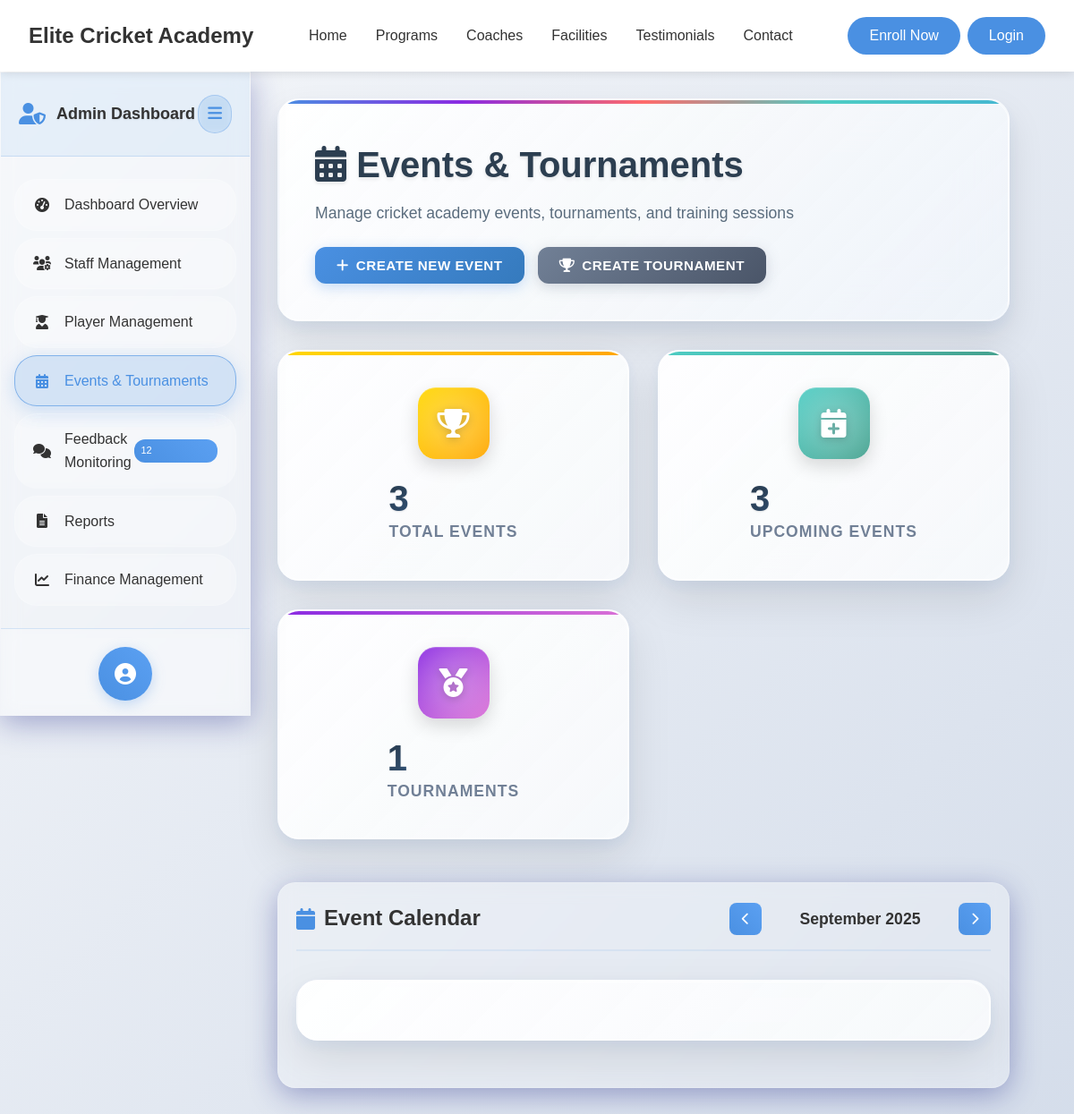
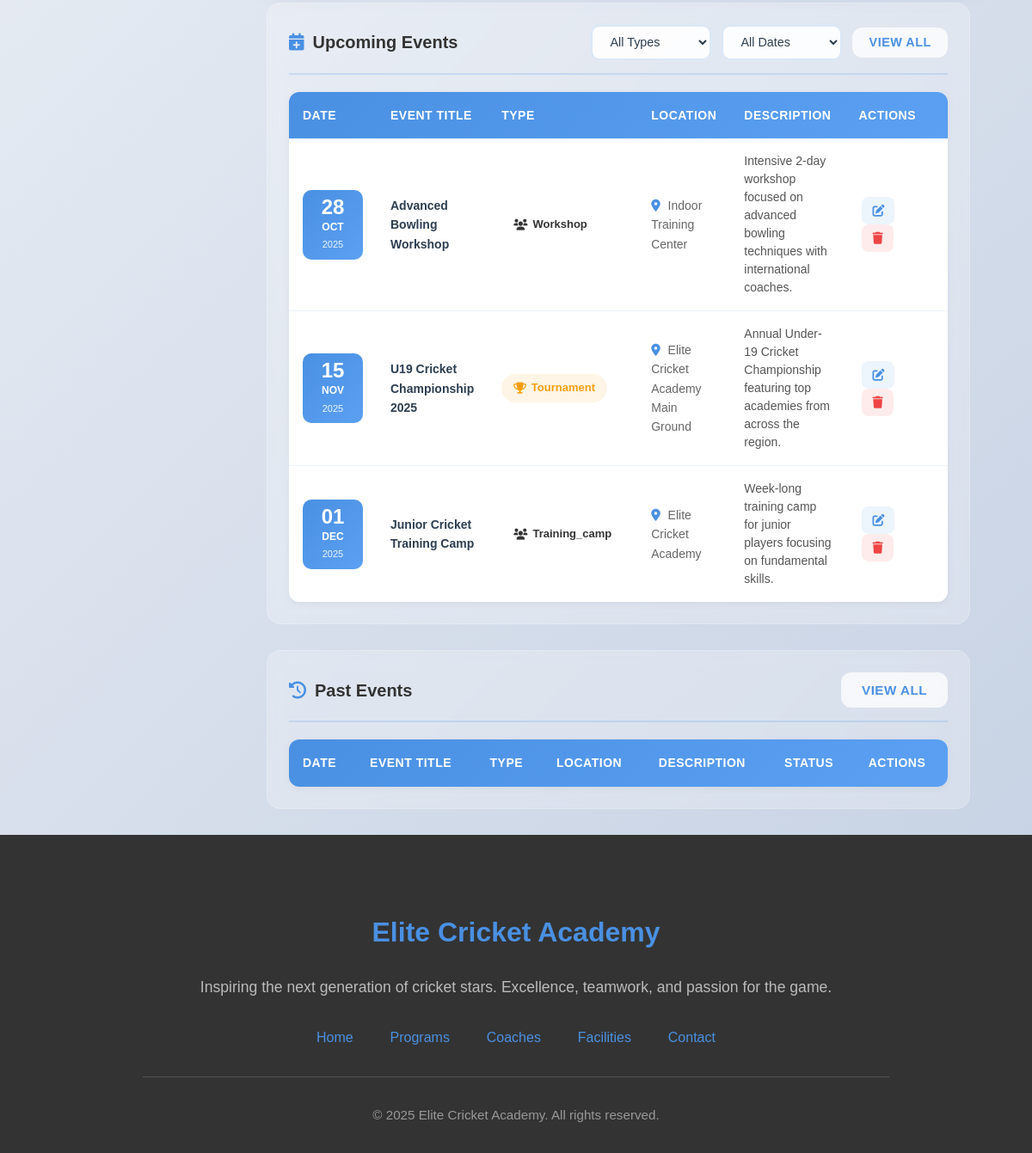
Screenshot of /admin/events (signed in) with the database file from the repository (2 pictures, top to bottom).
### tables this page shows
CREATE TABLE Event (
    EventID INT AUTO_INCREMENT PRIMARY KEY,
    Name VARCHAR(255) NOT NULL,
    
     
    Type ENUM(
        'Training Camp', 
        'Workshop', 
        'Seminar', 
        'Competition', 
        'Tournament', 
        'Match', 
        'Trial', 
        'Meeting', 
        'Other'
    ) DEFAULT NULL,
    
     
    Category ENUM(
        'junior', 
        'senior', 
        'youth', 
        'professional', 
        'recreational', 
        'academy'
    ) DEFAULT NULL,
    
    Description TEXT,
    
     
    StartDate DATETIME NOT NULL,
    EndDate DATETIME NOT NULL,
    
    Location VARCHAR(255),
    
     
    Status ENUM(
        'upcoming', 
        'registration_open', 
        'registration_closed', 
        'ongoing', 
        'completed', 
        'cancelled'
    ) DEFAULT 'upcoming',
    
     
    RegistrationStart DATETIME DEFAULT NULL,
    RegistrationEnd DATETIME DEFAULT NULL,
    
     
    PrimaryContact VARCHAR(255) DEFAULT NULL,
    ContactEmail VARCHAR(255) DEFAULT NULL,
    ContactPhone VARCHAR(20) DEFAULT NULL,
    
     
    MaxParticipants INT DEFAULT NULL,
    RegistrationFee DECIMAL(10,2) DEFAULT 0.00,
    
     
    INDEX idx_start_date (StartDate),
    INDEX idx_status (Status),
    INDEX idx_category (Category),
    INDEX idx_registration_start (RegistrationStart),
    INDEX idx_registration_end (RegistrationEnd),
    INDEX idx_contact_email (ContactEmail)
    
);

### app/views/admin/events.php (the view, shortened to what the rows shown need)
<?php require_once APPROOT . '/views/inc/components/header.php'; ?>
<link rel="stylesheet" href="<?php echo URLROOT; ?>/css/admin/admin-dashboard.css">
<link rel="stylesheet" href="<?php echo URLROOT; ?>/css/admin/create-event-wizard.css">
<link rel="stylesheet" href="<?php echo URLROOT; ?>/css/admin/events.css">
<link rel="stylesheet" href="<?php echo URLROOT; ?>/css/common/tournaments.css">
<link href="https://cdn.jsdelivr.net/npm/fullcalendar@6.1.8/index.global.min.css" rel="stylesheet">
<div class="admin-layout">
    <main class="main-content" id="mainContent">
        <div class="events-header">
            <div class="header-content">
                <div class="header-text">
                    <h1><i class="fas fa-calendar-alt"></i> Events & Tournaments</h1>
                </div>
            </div>
        </div>
        <div class="calendar-section">
            <div class="section-header">
                <h2><i class="fas fa-calendar"></i> Event Calendar</h2>
            </div>
        </div>
        <div class="events-sections">
            <div class="events-table-section">
                <div class="section-header">
                    <h2><i class="fas fa-calendar-plus"></i> Upcoming Events</h2>
                </div>
                <div class="events-table-wrapper">
                    <table class="events-table">
                        <thead>
                            <tr>
                                <th>Date</th>
                                <th>Event Title</th>
                                <th>Type</th>
                                <th>Location</th>
                                <th>Description</th>
                                <th>Actions</th>
                            </tr>
                        </thead>
                        <tbody>
                            <?php foreach ($data['upcomingEvents'] as $event): ?>
                            <tr data-event-id="<?php echo $event['id']; ?>">
                                <td class="date-cell">
                                    <div class="table-date">
                                        <div class="date-day"><?php echo date('d', strtotime($event['event_date'])); ?></div>
                                        <div class="date-month"><?php echo date('M', strtotime($event['event_date'])); ?></div>
                                        <div class="date-year"><?php echo date('Y', strtotime($event['event_date'])); ?></div>
                                    </div>
                                </td>
                                <td class="title-cell">
                                    <strong><?php echo $event['title']; ?></strong>
                                </td>
                                <td>
                                    <span class="event-type-badge <?php echo $event['event_type']; ?>">
                                        <i class="fas fa-<?php echo $event['event_type'] == 'tournament' ? 'trophy' : ($event['event_type'] == 'training' ? 'dumbbell' : 'users'); ?>"></i>
                                        <?php echo ucfirst($event['event_type']); ?>
                                    </span>
                                </td>
                                <td class="location-cell">
                                    <i class="fas fa-map-marker-alt"></i>
                                    <?php echo $event['location']; ?>
                                </td>
                                <td class="description-cell">
                                    <?php echo $event['description']; ?>
                                </td>
                                <td class="actions-cell">
                                    <button
    class="btn-action-table edit"
    onclick="editEvent(<?php echo isset($event['EventID']) ? (int)$event['EventID'] : (isset($event['id']) ? (int)$event['id'] : 0); ?>)"
    title="Edit"
>
    <i class="fas fa-edit"></i>
</button>
                                    <button class="btn-action-table delete" onclick="deleteEvent(<?php echo $event['id']; ?>)" title="Delete">
                                        <i class="fas fa-trash"></i>
                                    </button>
                                </td>
                            </tr>
                            <?php endforeach; ?>
                        </tbody>
                    </table>
                </div>
            </div>
            <div class="events-table-section">
                <div class="section-header">
                    <h2><i class="fas fa-history"></i> Past Events</h2>
                </div>
                <div class="events-table-wrapper">
                    <table class="events-table">
                        <thead>
                            <tr>
                                <th>Date</th>
                                <th>Event Title</th>
                                <th>Type</th>
                                <th>Location</th>
                                <th>Description</th>
                                <th>Status</th>
                                <th>Actions</th>
                            </tr>
                        </thead>
                    </table>
                </div>
            </div>
        </div>
    </main>
</div>
<?php require APPROOT . '/views/inc/components/footer.php'; ?>
</body>
</html>

### rows the page displays
event: StartDate "28", StartDate "OCT", StartDate "2025", Name "Advanced Bowling Workshop", event_type "Workshop", Location "Indoor Training Center", Description "Intensive 2-day workshop focused on advanced bowling techniques with international coaches."
event: StartDate "15", StartDate "NOV", StartDate "2025", Name "U19 Cricket Championship 2025", event_type "Tournament", Location "Elite Cricket Academy Main Ground", Description "Annual Under-19 Cricket Championship featuring top academies from across the region."
event: StartDate "01", StartDate "DEC", StartDate "2025", Name "Junior Cricket Training Camp", event_type "Training_camp", Location "Elite Cricket Academy", Description "Week-long training camp for junior players focusing on fundamental skills."

### other values shown
$data['eventStats']['totalEvents'] "3"
$data['eventStats']['upcomingCount'] "3"
$data['eventStats']['tournaments'] "1"
